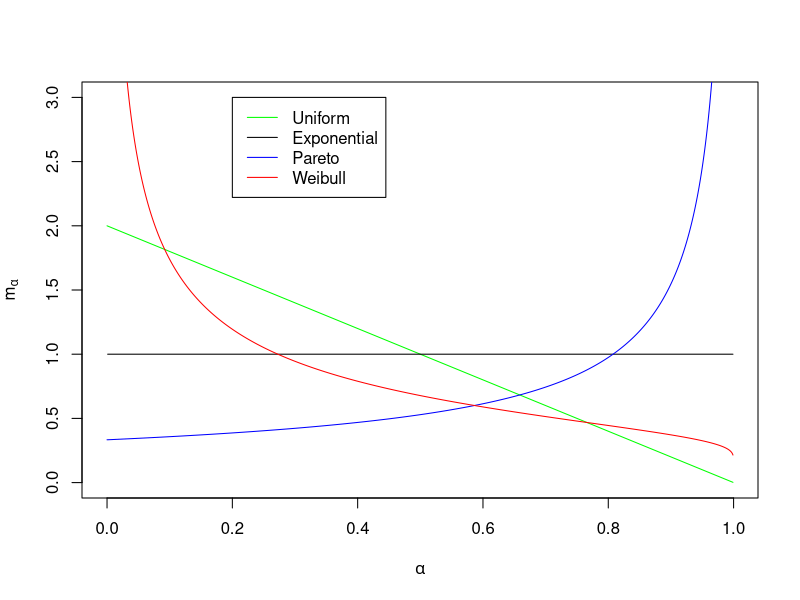
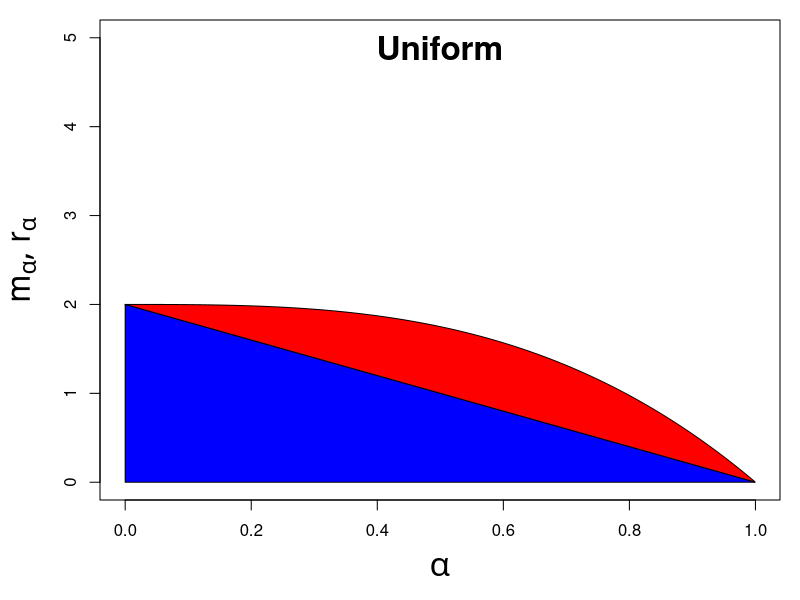
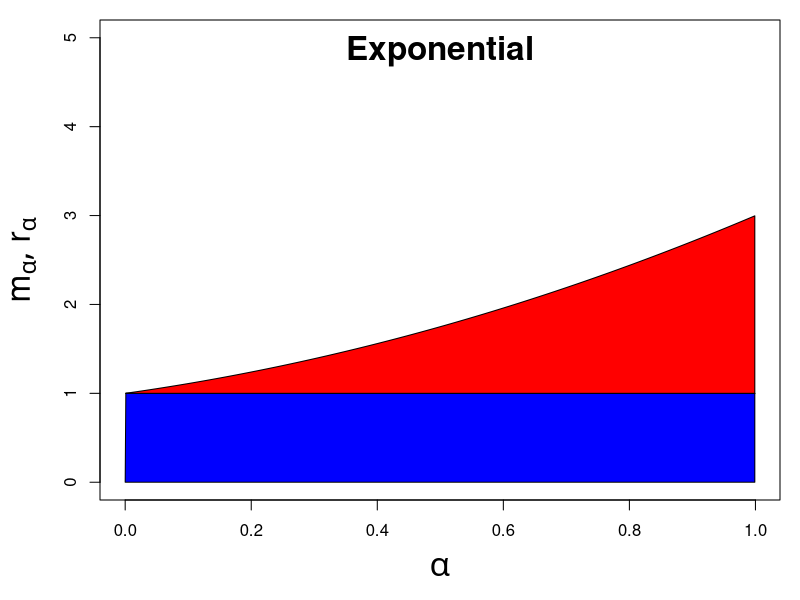
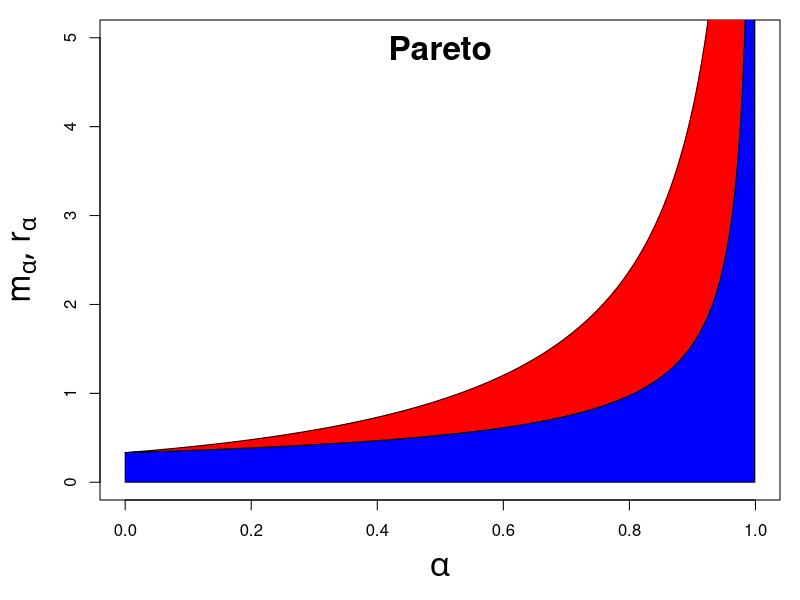
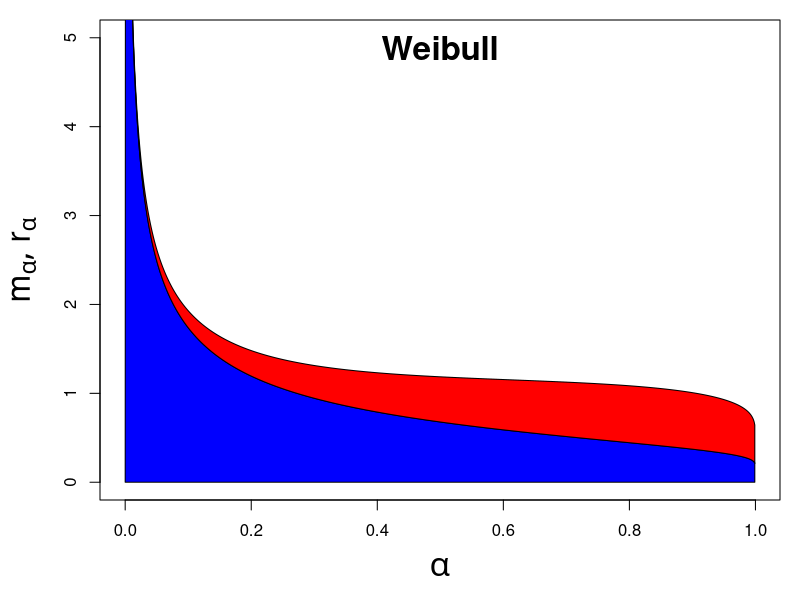
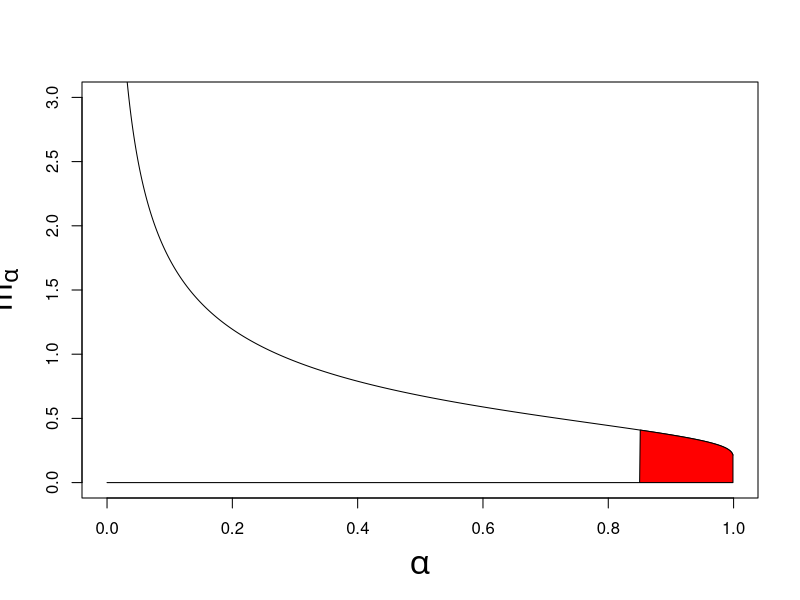
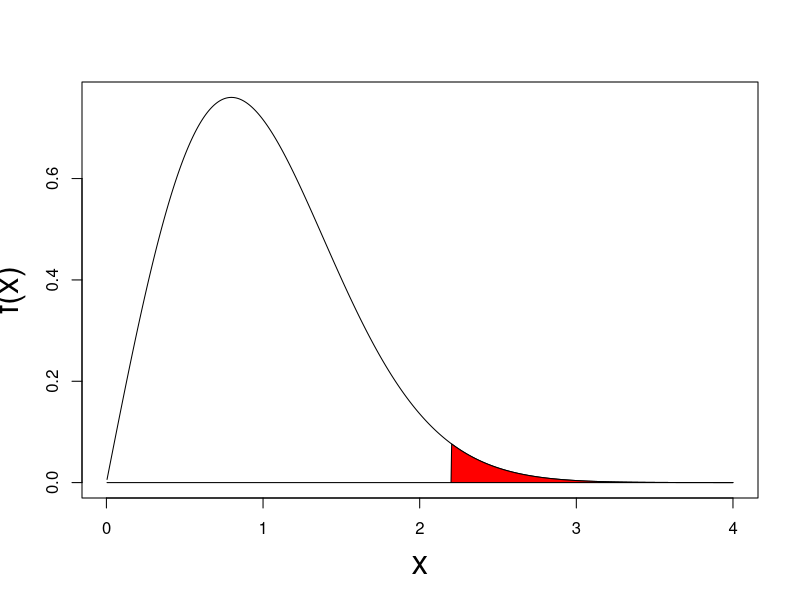

The R script that drew these images, in order:
a=(0:999)/1000;

#uniform
m_uni=2*(1-a);

#exponential
m_exp=a/a;

#pareto (mean=beta/(gamma-1))
beta=0.5; gamma=1.5;
m_par=beta/gamma/(1-a)^(1/gamma);

#weibull (mean=beta*Gamma(1+1/k))
k=2; beta=2/(pi^0.5);
m_wei=beta/k*(-log(1-a))^(1/k-1);


setEPS();
postscript("meancont.eps")
plot(a,m_uni,type="l",
xlab=expression(alpha),ylab=expression(m[alpha]),ylim=c(0,3),col="green");
lines(a,m_exp,col="black");
lines(a,m_par,col="blue");
lines(a,m_wei,col="red");
legend(0.2,3,c("Uniform","Exponential","Pareto","Weibull"),
lty=c(1,1,1,1), col=c("green","black","blue","red"));
dev.off();


#mean and risk densities

rr=(a-a^3)/(1-a); #risk ratio

setEPS();
postscript("unirisk.eps")
par(mar=c(5,5,1,1));
plot(a,m_uni,type="l",
xlab=expression(alpha),
ylab=expression(paste(list(m[alpha],r[alpha]))),cex.lab=2,ylim=c(0,5));
title("Uniform", line = -2, cex.main=2);
polygon(c(a,rev(a)),c(m_uni,rep(0,length(a))),col="blue");
polygon(c(a,rev(a)),c(m_uni*(1+rr),rev(m_uni)),col="red");
dev.off();

setEPS();
postscript("exprisk.eps")
par(mar=c(5,5,1,1));
plot(a,m_exp,type="l",
xlab=expression(alpha),
ylab=expression(paste(list(m[alpha],r[alpha]))),cex.lab=2,ylim=c(0,5));
title("Exponential", line = -2, cex.main=2);
polygon(c(a,rev(a)),c(m_exp,rep(0,length(a))),col="blue");
polygon(c(a,rev(a)),c(m_exp*(1+rr),rev(m_exp)),col="red");
dev.off();

setEPS();
postscript("parrisk.eps")
par(mar=c(5,5,1,1));
plot(a,m_par, type="l",
xlab=expression(alpha),
ylab=expression(paste(list(m[alpha],r[alpha]))),cex.lab=2,ylim=c(0,5));
title("Pareto", line = -2, cex.main=2);
polygon(c(a,rev(a)),c(m_par,rep(0,length(a))),col="blue");
polygon(c(a,rev(a)),c(m_par*(1+rr),rev(m_par)),col="red");
dev.off();

setEPS();
postscript("weirisk.eps")
par(mar=c(5,5,1,1));
plot(a,m_wei,type="l",
xlab=expression(alpha),
ylab=expression(paste(list(m[alpha],r[alpha]))),cex.lab=2,ylim=c(0,5));
title("Weibull", line = -2, cex.main=2);
polygon(c(a,rev(a)),c(m_wei,rep(0,length(a))),col="blue");
polygon(c(a,rev(a)),c(m_wei*(1+rr),rev(m_wei)),col="red");
dev.off();





#comparison of VaR and ES capital buffers

#weibull
a=(0:999)/1000;
k=2; beta=2/(pi^0.5);
m=beta/k*(-log(1-a))^(1/k-1);
m2=(a>0.85)*m;


setEPS();
postscript("shortfallcap.eps");
plot(a,m,type="l",xlab=expression(alpha),ylab=expression(m[alpha]),ylim=c(0,3),cex.lab=2);
polygon(c(a,rev(a)),c(m2,rep(0,length(a))),col="red");
dev.off();



x=(1:1000)/1000*4;
fx=k*x^(k-1)/(beta^k)*exp(-(x/beta)^k);
f2=(x>2.2)*fx;

setEPS();
postscript("varcap.eps");
plot(x,fx,type="l",xlab="x",ylab="f(x)",cex.lab=2);
polygon(c(x,rev(x)),c(f2,rep(0,length(x))),col="red");
dev.off();


